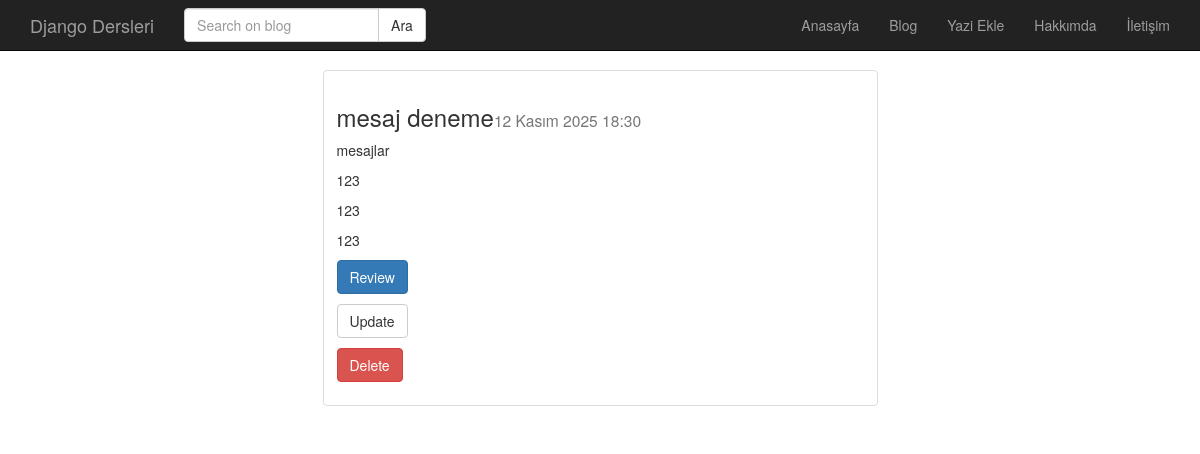
The page /post/8/ on the database its author committed.
### post/models.py (models this page shows, shortened)
class Post(models.Model):
    baslik = models.CharField(max_length=120, verbose_name='Title')
    metin = models.TextField(verbose_name='Content')
    yayimlanma_tarihi = models.DateTimeField(verbose_name='Published Date', auto_now_add=True)
    def get_absolute_url(self):
        return reverse('post:detail', kwargs={"id" : self.id})
    def get_update_url(self):
        return reverse('post:update', kwargs={"id" : self.id})
    def get_delete_url(self):
        return reverse('post:delete', kwargs={"id" : self.id})

### post/views.py (the view)
# urls.py: path('<int:id>/', post_detail, name='detail'),
def post_detail(request, id):
    post = get_object_or_404(Post, id=id)
    context = {
        'post' : post
    }
    return render(request, 'post/detail.html', context)

### templates/post/detail.html
{% extends 'base.html' %}
{% block body %}
        <div class="container">
        <div class="row" >
            <div class="col-md-6 col-md-offset-3" >
                <div class="thumbnail">
                    <div class="caption">
                        <h3>{{post.baslik}}<small>{{post.yayimlanma_tarihi}}</small></h3>
                        <p>{{post.metin | linebreaks}}</p>
                        <p><a href="{{ post.get_absolute_url }}" class="btn btn-primary">Review</a></p>
                        <p><a href="{{ post.get_update_url }}" class="btn btn-default">Update</a></p>
                        <p><a href="{{ post.get_delete_url }}" class="btn btn-danger">Delete</a></p>
                    </div>
                </div>
            </div>
            </div>
        </div>
{% endblock %}

### static/css/style.css (style rules this page uses)
body { padding-top: 70px; }

### rows shown on the page
Post: baslik "mesaj deneme", yayimlanma_tarihi "12 Kasım 2025 18:30", metin "mesajlar 123 123 123"
